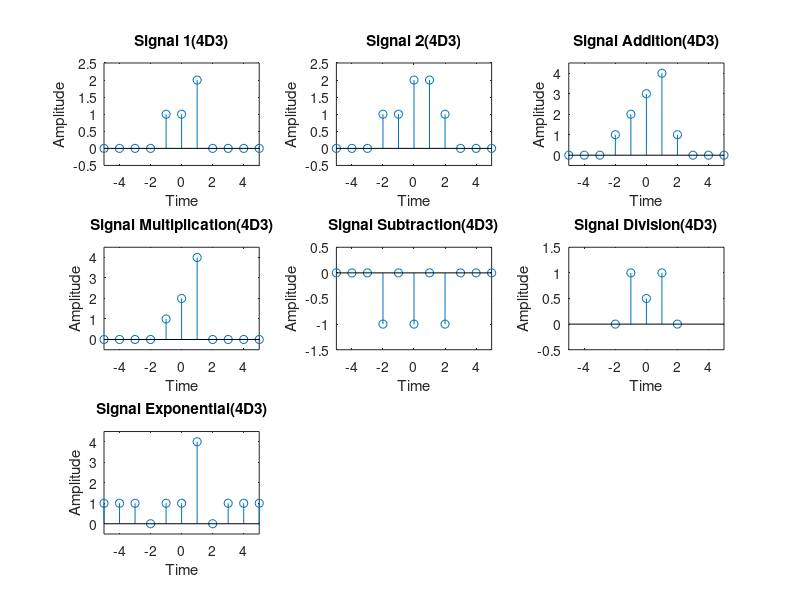

The MATLAB script that drew this image:
clear all
close all

%time range
t=-5:1:+5;

%Signal 1
Signal_1 = (t+2).*(t>=-2 & t<=-1) + (1).*(t>-1 & t<=0)+ (2).*(t>0 & t<=1)+ (2-t).*(t>1 & t<=2);

subplot(3,3,1);
stem(t,Signal_1);
xlabel("Time");
ylabel("Amplitude");
title("Signal 1(4D3)");
axis([min(t),max(t),min(Signal_1)-0.5,max(Signal_1)+0.5]);

%Signal 1
Signal_2 = (1).*(t>=-2 & t<=-1)+ (2).*(t>-1 & t<=1) + (1).*(t>1 & t<=2) + (3-t).*(t>2 & t<=3);

subplot(3,3,2);
stem(t,Signal_2);
xlabel("Time");
ylabel("Amplitude");
title("Signal 2(4D3)");
axis([min(t),max(t),min(Signal_2)-0.5,max(Signal_2)+0.5]);

%Signal Addition
Signal_Addition = Signal_1 + Signal_2;

subplot(3,3,3);
stem(t,Signal_Addition);
xlabel("Time");
ylabel("Amplitude");
title("Signal Addition(4D3)");
axis([min(t),max(t),min(Signal_Addition)-0.5,max(Signal_Addition)+0.5]);

%Signal Multiplication
Signal_Multiplication = Signal_1 .* Signal_2;

subplot(3,3,4);
stem(t,Signal_Multiplication);
xlabel("Time");
ylabel("Amplitude");
title("Signal Multiplication(4D3)");
axis([min(t),max(t),min(Signal_Multiplication)-0.5,max(Signal_Multiplication)+0.5]);

%Signal Subtraction
Signal_Subtraction = Signal_1 - Signal_2;

subplot(3,3,5);
stem(t,Signal_Subtraction);
xlabel("Time");
ylabel("Amplitude");
title("Signal Subtraction(4D3)");
axis([min(t),max(t),min(Signal_Subtraction)-0.5,max(Signal_Subtraction)+0.5]);

%Signal Division
Signal_Division = Signal_1 ./ Signal_2;

subplot(3,3,6);
stem(t,Signal_Division);
xlabel("Time");
ylabel("Amplitude");
title("Signal Division(4D3)");
axis([min(t),max(t),min(Signal_Division)-0.5,max(Signal_Division)+0.5]);

%Signal Exponential
Signal_Exponential = Signal_1 .^ Signal_2;

subplot(3,3,7);
stem(t,Signal_Exponential);
xlabel("Time");
ylabel("Amplitude");
title("Signal Exponential(4D3)");
axis([min(t),max(t),min(Signal_Exponential)-0.5,max(Signal_Exponential)+0.5]);
